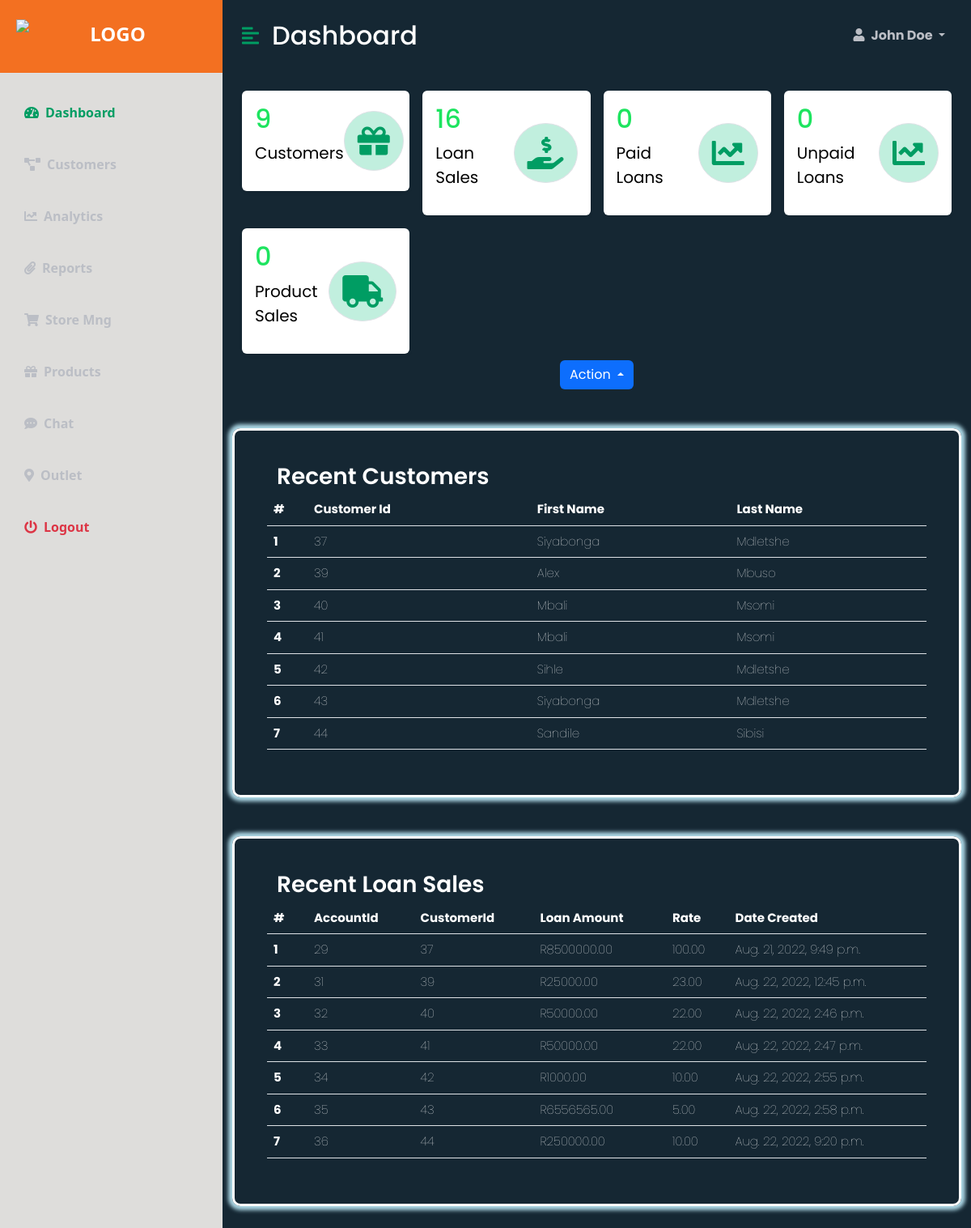
The app's page /?filter=today with its own data.
### BackOfficeApp/models.py (models this page shows, shortened)
class Account(models.Model):
  loan_amount = models.DecimalField("Loan Amount", max_digits=13, decimal_places=2, blank= False)
  rate = models.DecimalField("Rate", max_digits=5, decimal_places=2, blank= False)
  created_at = models.DateTimeField("Created Date")
  customer = models.ForeignKey(Customer, on_delete=models.CASCADE)
  class Meta:
        ordering = ['created_at']

### AdminDashboard/views.py (the view)
# urls.py: path('', view=admin_dashboard, name='adminlandingpage'),
def admin_dashboard(request):
    customers = filter_customers(request.GET.get('filter', '30')).values()
    number_of_sales= len(Account.objects.values())
    number_of_customers= len(Customer.objects.values())
    temp_customers = []
    customers_list = []
    for c in customers:
        if c['customer_id'] not in temp_customers:
            temp_customers.append(c['customer_id'])
            customers_list.append(c)
    dashboard_session = {
        'display_template' : 'AdminDashboard/dashboard_landing_page.html',
        'customers' : customers_list,
        'sales': customers,
        'number_of_customers': number_of_customers,
        'number_of_sales': number_of_sales,
        'filtered_result': True
    }
    return render (request, 'AdminDashboard/admin_dashboard.html', {'dashboard_session': dashboard_session})

### AdminDashboard/templates/AdminDashboard/admin_dashboard.html (shortened to what this page needs)
<!DOCTYPE html>
<html lang="en">
{% load static %}
<head>
    <link href="https://cdn.jsdelivr.net/npm/bootstrap@5.2.0/dist/css/bootstrap.min.css" rel="stylesheet">
    <link rel="stylesheet" href="https://cdnjs.cloudflare.com/ajax/libs/font-awesome/5.15.3/css/all.min.css" />
    <link rel="stylesheet" href="{% static 'AdminDashboard/styles.css' %}"/>
</head>
<body>
    <div class="d-flex" id="wrapper">
        <div class="bg-white" id="sidebar-wrapper">
            <div class="sidebar-heading text-center py-4 primary-text fs-4 fw-bold text-uppercase border-bottom">
                <img src="{% static 'AdminDashboard/logo.png' %}" alt="logo">
            </div>
            <div class="list-group list-group-flush my-3">
                <a href="{% url 'AdminDashboard:adminlandingpage'  %}" class="list-group-item list-group-item-action bg-transparent second-text active"><i
                        class="fas fa-tachometer-alt me-2"></i>Dashboard</a>
                <a href="{% url 'BackOfficeApp:customers'  %}" class="list-group-item list-group-item-action bg-transparent second-text fw-bold"><i
                        class="fas fa-project-diagram me-2"></i>Customers</a>
                <a href="#" class="list-group-item list-group-item-action bg-transparent second-text fw-bold"><i
                        class="fas fa-chart-line me-2"></i>Analytics</a>
                <a href="#" class="list-group-item list-group-item-action bg-transparent second-text fw-bold"><i
                        class="fas fa-paperclip me-2"></i>Reports</a>
                <a href="#" class="list-group-item list-group-item-action bg-transparent second-text fw-bold"><i
                        class="fas fa-shopping-cart me-2"></i>Store Mng</a>
                <a href="#" class="list-group-item list-group-item-action bg-transparent second-text fw-bold"><i
                        class="fas fa-gift me-2"></i>Products</a>
                <a href="#" class="list-group-item list-group-item-action bg-transparent second-text fw-bold"><i
                        class="fas fa-comment-dots me-2"></i>Chat</a>
                <a href="#" class="list-group-item list-group-item-action bg-transparent second-text fw-bold"><i
                        class="fas fa-map-marker-alt me-2"></i>Outlet</a>
                <a href="#" class="list-group-item list-group-item-action bg-transparent text-danger fw-bold"><i
                        class="fas fa-power-off me-2"></i>Logout</a>
            </div>
        </div>
        <div id="page-content-wrapper">
            <nav class="navbar navbar-expand-lg navbar-light bg-transparent py-4 px-4">
                <div class="d-flex align-items-center">
                    <i class="fas fa-align-left primary-text fs-4 me-3" id="menu-toggle"></i>
                    <h2 class="fs-2 m-0">Dashboard</h2>
                </div>
                <div class="collapse navbar-collapse" id="navbarSupportedContent">
                    <ul class="navbar-nav ms-auto mb-2 mb-lg-0">
                        <li class="nav-item dropdown">
                            <a class="nav-link dropdown-toggle second-text fw-bold" href="#" id="navbarDropdown"
                                role="button" data-bs-toggle="dropdown" aria-expanded="false">
                                <i class="fas fa-user me-2"></i>John Doe
                            </a>
                        </li>
                    </ul>
                </div>
            </nav>
            <div class="container-fluid px-4">
                {% include  dashboard_session.display_template %}
            </div>
        </div>
    </div>
</body>
</html>

### AdminDashboard/templates/AdminDashboard/dashboard_landing_page.html (shortened to what this page needs)
{% load static %}
<link rel="stylesheet" href="{% static 'AdminDashboard/customer_registration.css' %}">
<div class="row g-3 my-2 ">
    <div class="col-md-3">
        <div class="p-3 bg-white shadow-sm d-flex justify-content-around align-items-center rounded">
            <div>
                <h3 class="fs-2 customer-stats">{{dashboard_session.number_of_customers}}</h3>
                <p class="fs-5 product-name">Customers</p>
            </div>
            <i class="fas fa-gift fs-1 primary-text border rounded-full secondary-bg p-3"></i>
        </div>
    </div>
    <div class="col-md-3">
        <div class="p-3 bg-white shadow-sm d-flex justify-content-around align-items-center rounded">
            <div>
                <h3 class="fs-2 customer-stats">{{dashboard_session.number_of_sales}}</h3>
                <p class="fs-5 product-name">Loan Sales</p>
            </div>
            <i
                class="fas fa-hand-holding-usd fs-1 primary-text border rounded-full secondary-bg p-3"></i>
        </div>
    </div>
    <div class="col-md-3">
        <div class="p-3 bg-white shadow-sm d-flex justify-content-around align-items-center rounded">
            <div>
                <h3 class="fs-2 customer-stats">0</h3>
                <p class="fs-5 product-name">Paid Loans</p>
            </div>
            <i class="fas fa-chart-line fs-1 primary-text border rounded-full secondary-bg p-3"></i>
        </div>
    </div>
    <div class="col-md-3">
        <div class="p-3 bg-white shadow-sm d-flex justify-content-around align-items-center rounded">
            <div>
                <h3 class="fs-2 customer-stats">0</h3>
                <p class="fs-5 product-name">Unpaid Loans</p>
            </div>
            <i class="fas fa-chart-line fs-1 primary-text border rounded-full secondary-bg p-3"></i>
        </div>
    </div>
    <div class="col-md-3">
        <div class="p-3 bg-white shadow-sm d-flex justify-content-around align-items-center rounded">
            <div>
                <h3 class="fs-2 customer-stats">0</h3>
                <p class="fs-5 product-name">Product Sales</p>
            </div>
            <i class="fas fa-truck fs-1 primary-text border rounded-full secondary-bg p-3"></i>
        </div>
    </div>
</div>
{% if dashboard_session.customers or dashboard_session.filtered_result  %}
<div class="btn-group dropup customers-action-button">
    <button type="button" class="btn btn-primary dropdown-toggle" data-toggle="dropdown" aria-haspopup="true" aria-expanded="false">
      Action
    </button>
</div>
<div class="row my-5 customers-table table-responsive">
        <h3>Recent Customers</h3>
        <table class="table">
            <thead>
                <tr>
                    <th scope="col" width="50">#</th>
                    <th scope="col">Customer Id</th>
                    <th scope="col">First Name</th>
                    <th scope="col">Last Name</th>
                </tr>
            </thead>
            <tbody>
                {% for customer in dashboard_session.customers|dictsort:"customer_id" %}
                <tr>
                    <th scope="row">{{forloop.counter}}</th>
                    <td>{{customer.customer_id}}</td>
                    <td>{{customer.first_name}}</td>
                    <td>{{customer.last_name}}</td>
                </tr>
                {% endfor %}
            </tbody>
        </table>
</div>
 <div class="row my-5 customers-table table-responsive">
    <h3>Recent Loan Sales</h3>
        <table class="table">
            <thead>
                <tr>
                    <th scope="col" width="50">#</th>
                    <th scope="col">AccountId</th>
                    <th scope="col">CustomerId</th>
                    <th scope="col">Loan Amount</th>
                    <th scope="col">Rate</th>
                    <th scope="col">Date Created</th>
                </tr>
            </thead>
            <tbody>
                {% for sale in dashboard_session.sales|dictsort:"account_id" %}
                <tr>
                    <th scope="row">{{forloop.counter}}</th>
                    <td>{{sale.account_id}}</td>
                    <td>{{sale.customer_id}}</td>
                    <td>R{{sale.loan_amount}}</td>
                    <td>{{sale.rate}}</td>
                    <td>{{sale.created_at}}</td>
                </tr>
                {% endfor %}
            </tbody>
        </table>
 </div>
{% endif %}

### AdminDashboard/static/AdminDashboard/styles.css (style rules this page uses)
:root { --main-bg-color: #009d63; --main-text-color: #009d63; --second-text-color: #bbbec5; --second-bg-color: #c1efde; }
.primary-text { color: var(--main-text-color); }
.second-text { color: var(--second-text-color); }
.secondary-bg { background-color: var(--second-bg-color); }
.rounded-full { border-radius: 100%; }
#wrapper { overflow-x: hidden; }
#sidebar-wrapper { min-height: 100vh; margin-left: -15rem; -webkit-transition: margin 0.25s ease-out; -moz-transition: margin 0.25s ease-out; -o-transition: margin 0.25s ease-out; transition: margin 0.25s ease-out; background-color: #dedddb ! important; }
#sidebar-wrapper .sidebar-heading { padding: 0.875rem 1.25rem; font-size: 1.2rem; }
#sidebar-wrapper .list-group { width: 15rem; }
.sidebar-heading { background-color: #f37021; color: #ffffff; }
.sidebar-heading img { width: 235px; height: 42px; display: block; position: static; left: 0px; top: 0px; }
#page-content-wrapper { min-width: 100vw; background-color: #152733; }
#menu-toggle { cursor: pointer; }
.list-group-item { border: none; padding: 20px 30px; }
.list-group-item.active { background-color: transparent; color: var(--main-text-color); font-weight: bold; border: none; }
@media (min-width: 768px) { #sidebar-wrapper { margin-left: 0; } }
@media (min-width: 768px) { #page-content-wrapper { min-width: 0; width: 100%; } }

### AdminDashboard/static/AdminDashboard/customer_registration.css (style rules this page uses)
#page-content-wrapper { font-family: 'Poppins', sans-serif; font-weight: 400; -webkit-font-smoothing: antialiased; text-rendering: optimizeLegibility; -moz-osx-font-smoothing: grayscale; color: #fff !important; }
.form-content h3, .customers-table h3 { color: #fff; text-align: left; font-size: 28px; font-weight: 600; margin-bottom: 5px; }
.btn-primary { outline: none; border: 0px; box-shadow: none; }
.customers-table { border: 3px solid #fff; padding: 40px; display: block; -webkit-border-radius: 10px; -moz-border-radius: 10px; border-radius: 10px; text-align: center; -webkit-transition: all 0.4s ease; transition: all 0.4s ease; box-shadow: 0 0 5px 5px lightblue; }
.customers-table table { color: #fff; text-align: left; font-size: 15px; font-weight: 100; }
.customer-stats { color: rgb(29, 228, 95); }
.product-name { color: #000; }
.customers-action-button { text-align: center !important; display: block; }

### AdminDashboard/templates/AdminDashboard/admin_dashboard.html (style rules this page uses)
body { animation: fadeInAnimation ease 1s; animation-iteration-count: 1; animation-fill-mode: forwards; }

### records on screen
Account: customer_id "37", first_name "Siyabonga", last_name "Mdletshe", account_id "29", loan_amount "8500000.00", rate "100.00", created_at "Aug. 21, 2022, 9:49 p.m."
Account: customer_id "39", first_name "Alex", last_name "Mbuso", account_id "31", loan_amount "25000.00", rate "23.00", created_at "Aug. 22, 2022, 12:45 p.m."
Account: customer_id "40", first_name "Mbali", last_name "Msomi", account_id "32", loan_amount "50000.00", rate "22.00", created_at "Aug. 22, 2022, 2:46 p.m."
Account: customer_id "41", first_name "Mbali", last_name "Msomi", account_id "33", loan_amount "50000.00", rate "22.00", created_at "Aug. 22, 2022, 2:47 p.m."
Account: customer_id "42", first_name "Sihle", last_name "Mdletshe", account_id "34", loan_amount "1000.00", rate "10.00", created_at "Aug. 22, 2022, 2:55 p.m."
Account: customer_id "43", first_name "Siyabonga", last_name "Mdletshe", account_id "35", loan_amount "6556565.00", rate "5.00", created_at "Aug. 22, 2022, 2:58 p.m."
Account: customer_id "44", first_name "Sandile", last_name "Sibisi", account_id "36", loan_amount "250000.00", rate "10.00", created_at "Aug. 22, 2022, 9:20 p.m."

### other values on screen
{{ dashboard_session.number_of_customers }} "9"
{{ dashboard_session.number_of_sales }} "16"
